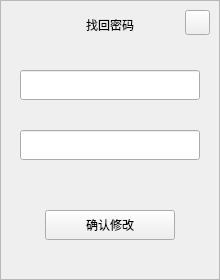
<?xml version="1.0" encoding="UTF-8"?>
<ui version="4.0">
 <class>RetrieveDialog</class>
 <widget class="QDialog" name="RetrieveDialog">
  <property name="geometry">
   <rect>
    <x>0</x>
    <y>0</y>
    <width>220</width>
    <height>280</height>
   </rect>
  </property>
  <property name="windowTitle">
   <string>Dialog</string>
  </property>
  <widget class="QFrame" name="retrieve_frame">
   <property name="geometry">
    <rect>
     <x>0</x>
     <y>0</y>
     <width>220</width>
     <height>280</height>
    </rect>
   </property>
   <property name="frameShape">
    <enum>QFrame::StyledPanel</enum>
   </property>
   <property name="frameShadow">
    <enum>QFrame::Raised</enum>
   </property>
   <widget class="QStackedWidget" name="ret_stackedWidget">
    <property name="geometry">
     <rect>
      <x>0</x>
      <y>40</y>
      <width>220</width>
      <height>270</height>
     </rect>
    </property>
    <property name="currentIndex">
     <number>1</number>
    </property>
    <widget class="QWidget" name="retrieve_page">
     <widget class="QLineEdit" name="username_edit1">
      <property name="geometry">
       <rect>
        <x>20</x>
        <y>20</y>
        <width>180</width>
        <height>30</height>
       </rect>
      </property>
     </widget>
     <widget class="QLineEdit" name="realname_edit1">
      <property name="geometry">
       <rect>
        <x>20</x>
        <y>80</y>
        <width>180</width>
        <height>30</height>
       </rect>
      </property>
     </widget>
     <widget class="QLineEdit" name="phone_edit1">
      <property name="geometry">
       <rect>
        <x>20</x>
        <y>140</y>
        <width>180</width>
        <height>30</height>
       </rect>
      </property>
     </widget>
     <widget class="QPushButton" name="retrieve_btn">
      <property name="geometry">
       <rect>
        <x>30</x>
        <y>190</y>
        <width>160</width>
        <height>32</height>
       </rect>
      </property>
      <property name="styleSheet">
       <string notr="true">font: 700 11pt &quot;Microsoft YaHei UI&quot;;</string>
      </property>
      <property name="text">
       <string>找回</string>
      </property>
     </widget>
    </widget>
    <widget class="QWidget" name="error_page">
     <widget class="QStackedWidget" name="stackedWidget">
      <property name="geometry">
       <rect>
        <x>0</x>
        <y>0</y>
        <width>220</width>
        <height>240</height>
       </rect>
      </property>
      <widget class="QWidget" name="change_page">
       <widget class="QLineEdit" name="newPwd_edit">
        <property name="geometry">
         <rect>
          <x>20</x>
          <y>30</y>
          <width>180</width>
          <height>30</height>
         </rect>
        </property>
       </widget>
       <widget class="QLineEdit" name="again_edit">
        <property name="geometry">
         <rect>
          <x>20</x>
          <y>90</y>
          <width>180</width>
          <height>30</height>
         </rect>
        </property>
       </widget>
       <widget class="QLabel" name="error_lb">
        <property name="geometry">
         <rect>
          <x>0</x>
          <y>140</y>
          <width>220</width>
          <height>25</height>
         </rect>
        </property>
        <property name="text">
         <string/>
        </property>
        <property name="alignment">
         <set>Qt::AlignCenter</set>
        </property>
       </widget>
       <widget class="QPushButton" name="change_btn">
        <property name="geometry">
         <rect>
          <x>45</x>
          <y>170</y>
          <width>130</width>
          <height>30</height>
         </rect>
        </property>
        <property name="text">
         <string>确认修改</string>
        </property>
       </widget>
      </widget>
      <widget class="QWidget" name="error_page1">
       <widget class="QLabel" name="text_lb1">
        <property name="geometry">
         <rect>
          <x>0</x>
          <y>0</y>
          <width>220</width>
          <height>131</height>
         </rect>
        </property>
        <property name="text">
         <string>提示</string>
        </property>
        <property name="alignment">
         <set>Qt::AlignCenter</set>
        </property>
       </widget>
       <widget class="QPushButton" name="return_btn1">
        <property name="geometry">
         <rect>
          <x>40</x>
          <y>170</y>
          <width>140</width>
          <height>40</height>
         </rect>
        </property>
        <property name="text">
         <string>返回</string>
        </property>
       </widget>
      </widget>
     </widget>
    </widget>
   </widget>
   <widget class="QLabel" name="retrieve_lb">
    <property name="geometry">
     <rect>
      <x>35</x>
      <y>10</y>
      <width>150</width>
      <height>30</height>
     </rect>
    </property>
    <property name="styleSheet">
     <string notr="true">font: 700 12pt &quot;Microsoft YaHei UI&quot;;</string>
    </property>
    <property name="text">
     <string>找回密码</string>
    </property>
    <property name="alignment">
     <set>Qt::AlignCenter</set>
    </property>
   </widget>
   <widget class="QPushButton" name="close_btn1">
    <property name="geometry">
     <rect>
      <x>185</x>
      <y>10</y>
      <width>25</width>
      <height>25</height>
     </rect>
    </property>
    <property name="text">
     <string/>
    </property>
   </widget>
  </widget>
 </widget>
 <resources/>
 <connections/>
</ui>
